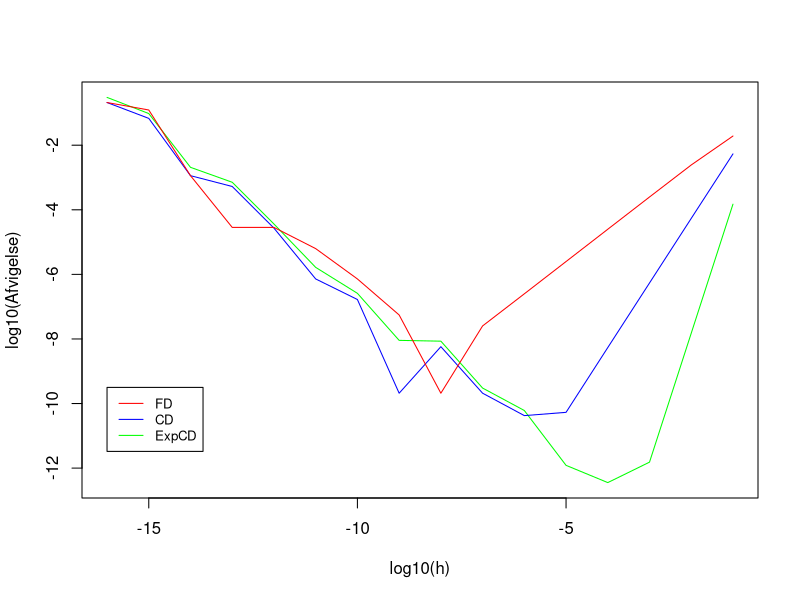
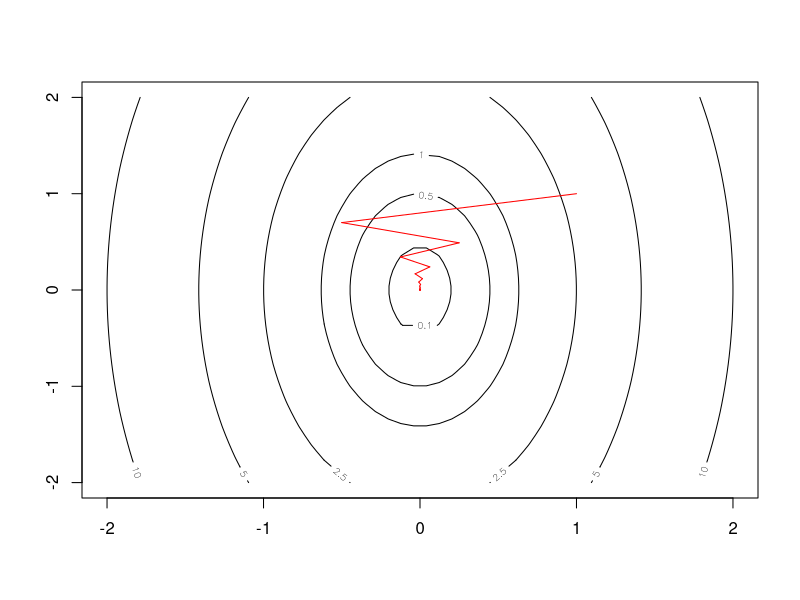
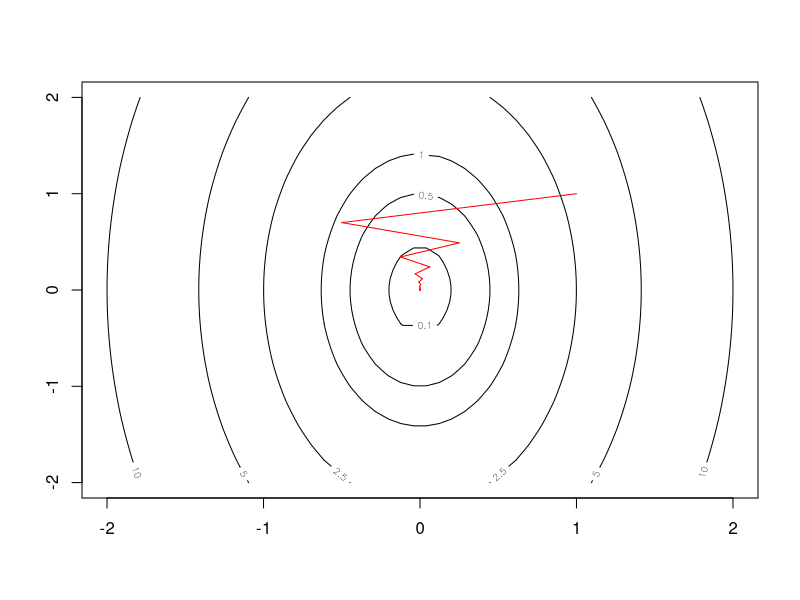
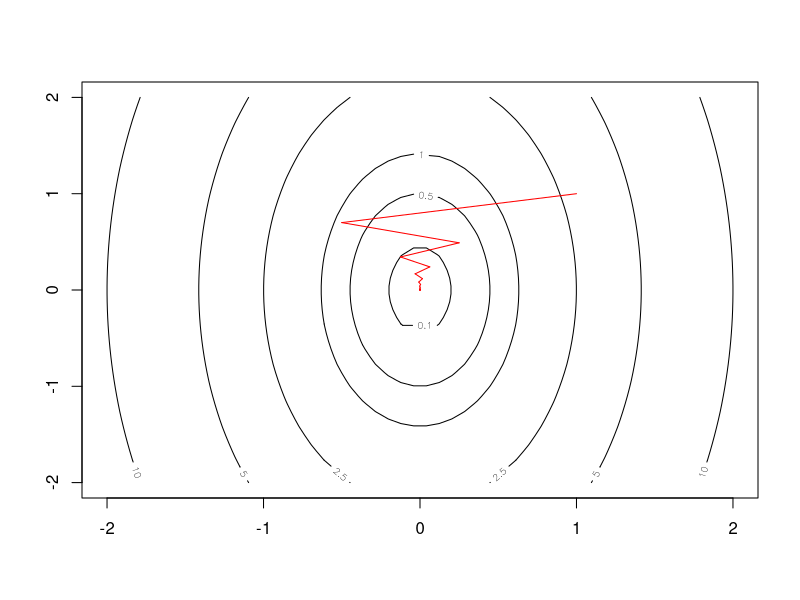

Source code (R) for these figures, in order:
## ---- chunk 1
knitr::opts_chunk$set(echo = TRUE)
library("microbenchmark")
printf <- function(...) cat(sprintf(...))
printfln <- function(...) cat(sprintf(...), "\n")
Outer <- function(x,y,fun) {
   mat <- matrix(NA, length(x), length(y))
   for (i in seq_along(x)) {
            for (j in seq_along(y)) {mat[i,j] <- fun(x[i],y[j])} }
   mat}
## ---- chunk 2
eps <- .Machine$double.eps
x <- pi/3

f        <- function(x){cos(cos(x)*sin(x))}
df.exact <- function(x){-cos(2*x)*sin( cos(x)*sin(x) )}
FD       <- function(x,h){(f(x+h) - f(x))/h}
CD       <- function(x,h){(f(x+h) - f(x-h))/(2*h)}
ExpCD    <- function(x,h){(8*( f(x+h) - f(x-h) )
                          - ( f(x+2*h) - f(x-2*h) ))/(12*h)}

FD_val <- CD_val <- ExpCD_val <- h <- numeric(16)
for (i in seq(1,16, length.out = 16)){
h[i] <- 10^{-i}
FD_val[i]    <- FD(x,h[i])
CD_val[i]    <- CD(x,h[i])
ExpCD_val[i] <- ExpCD(x,h[i])
}

FD_err    <- abs(FD_val - df.exact(x))
CD_err    <- abs(CD_val - df.exact(x))
ExpCD_err <- abs(ExpCD_val - df.exact(x))

plot(log10(h) , log10( ExpCD_err ) , 
     type = "l" , col = "green" , xlab = "log10(h)" , ylab="log10(Afvigelse)")
lines(log10(h) , log10( CD_err ) , col = "blue")
lines(log10(h) , log10( FD_err ) , col = "red")

legend(-16, -9.5, legend=c("FD", "CD" , "ExpCD"),
       col=c("red", "blue" , "green" ), lty=1, cex=0.8)

## ---- chunk 3
# Definerer hvad et "ADnum" er.
create_ADnum = function(val, deriv = 1) {
x = list(val = val, deriv = deriv)
class(x) = "ADnum"
return(x)
}

# Definerer hvad der forstås ved at printe et ADnum
print.ADnum = function(x, ...) {
cat("value = ", x$val,
" and deriv = ", x$deriv, "\n", sep = "")
return(invisible(x))
}
     
#Definerer produktreglen og brøkreglen
Ops.ADnum = function(e1, e2) {
# LHS constant, e.g. 2*x: e1 is a number 2, convert to ADnum
if (.Method[1] == "") {
e1 = create_ADnum(e1, 0)
}

# RHS constant, e.g. x*2: e2 is a number 2, convert to ADnum
if (.Method[2] == "") {
e2 = create_ADnum(e2, 0)
}

# Definerer hvordan man adderer ADnums
if (.Generic == "+") {
return(create_ADnum(e1$val + e2$val, e1$deriv + e2$deriv) )
}
  
# Definerer hvordan man subtraherer ADnums
if (.Generic == "-") {
return(create_ADnum(e1$val - e2$val, e1$deriv - e2$deriv) )
}
  
# Definerer hvordan man ganger ADnums (Produktregel) 
if (.Generic == "*") {
return(create_ADnum(e1$val * e2$val, e1$deriv*e2$val + e1$val*e2$deriv) )
}

# Definerer hvordan man dividerer ADnums (Brøkregel)  
if (.Generic == "/") {
return(create_ADnum(e1$val / e2$val, (e1$deriv*e2$val - e1$val*e2$deriv)/e2$val^2) )
}
  
stop("Function ’", .Generic, "’ not yet implemented for ADnum")
}

#Definerer cos, sin og exp
Math.ADnum = function(x, ...) {
if (.Generic == "cos") {
  return(create_ADnum(cos(x$val), -sin(x$val)*x$deriv))
} 
else if (.Generic == "sin") {
  return(create_ADnum(sin(x$val), cos(x$val)*x$deriv))
} 
else if (.Generic == "exp") {
  return(create_ADnum(exp(x$val), exp(x$val)*x$deriv))
}

stop("Function ’", .Generic, "’ not yet implemented for ADnum")
}
## ---- chunk 4
f <- function(x) cos(sin(x)*cos(x))
g_exact <- function(x) -(cos(x)^2-sin(x)^2)*sin(sin(x)*cos(x))

x <- pi/2
h <- 10^-5

f(x)
g_exact(x)

x <- create_ADnum(x)

f(x)
FD(x$val , h)
CD(x$val , h)
ExpCD(x$val , h)
## ---- chunk 5
library(microbenchmark)
X <- model.matrix(~ speed, cars)
microbenchmark(lm(dist ~ speed, cars), 
               lm.fit(X, cars$dist),
               lm.fit(model.matrix(~ speed, cars), cars$dist), 
               times = 100)
## ---- chunk 6
time_begin <- proc.time()

for (i in 1:1000) {
  lm(dist ~ speed, cars)
}

time_end <- proc.time()
time_duration <- time_end - time_begin
time_duration_secs <- time_duration["user.self"]
time_duration_secs
## ---- chunk 7

f <- function(x) (5*x[1]^2 + x[2]^2)/2
g <- function(x) c(5*x[1],x[2])

FDm <- function(x,h = 1e-4){
  n <- length(x)
  grad <- numeric(n)
  
  for ( i in 1:n ){
    e <- tabulate(i, nbins = n)
    grad[i] <- (f(x+e*h) - f(x))/h
  }
  return(grad)
}

CDm <- function(x,h = 1e-4){
  n <- length(x)
  grad <- numeric(n)
  
  for ( i in 1:n ){
    e <- tabulate(i, nbins = n)
    grad[i] <- (f(x+e*h) - f(x-e*h))/(2*h)
  }
  return(grad)
}

ExpCDm <- function(x,h = 1e-4){
  n <- length(x)
  grad <- numeric(n)
  
  for ( i in 1:n ){
    e <- tabulate(i, nbins = n)
    grad[i] <- (8*(f(x+e*h) - f(x-e*h)) - ( f(x+2*e*h) - f(x-2*e*h) ))/(12*h)
  }
  return(grad)
}


backtracking_line_search <- function(alpha, c, rho, x_k, p_k, g_k, f) {
	alpha_k <- alpha
	repeat { 
		lhs <- f(x_k + alpha_k * p_k)
		rhs <- f(x_k) + c * alpha_k * g_k %*% p_k
		if (lhs <= rhs) break
		alpha_k <- rho * alpha_k
	}
	return(alpha_k)
}

f_xy <- function(x,y) f(c(x,y))
N <- 50
x <- y <- seq(-2,2,length.out = N) 
z <- Outer(x,y,f_xy)
lev <- c(.1,.5,1,2.5,5,10)

steepest_descent <- function(f, x_k, alpha, c, rho, tol, k_max,FUN) {
  k <- 0
	g_k <- tol + 1 # For at komme i gang
	contour(x, y, z, levels = lev)
	
	while ((norm(g_k,type="2") > tol) & (k < k_max)) { # Type 2 er for vektorer
		g_k <- FUN(x_k)
		p_k <- -g_k 
		alpha_k <- backtracking_line_search(alpha , c, rho, x_k, p_k, g_k, f)
		x_old <- x_k
		x_k <- x_k + alpha_k * p_k
		k <- k + 1
		
		lines(c(x_old[1],x_k[1]) , c(x_old[2],x_k[2]) , col = "red")
		
	}
	printfln("k = %d \t x_k = (%6.3f , %6.3f) \t f_k = %.2f \t g_k = (%8.3f , %8.3f) \t ", k, x_k[1] , x_k[2], f(x_k), g_k[1] , g_k[2])
	
	
	return(x_k)
}
## ---- chunk 8
x_k <- c(1,1)
alpha <- 0.3
c <- tol <- 1e-4
rho <- 0.5
k_max <- 1000

steepest_descent(f , x_k , alpha , c , rho , tol , k_max , g)
steepest_descent(f, x_k , alpha , c , rho , tol , k_max ,FDm)
steepest_descent(f, x_k , alpha , c , rho , tol , k_max ,ExpCDm)
## ---- chunk 9
steepest_descentnp <- function(f, x_k, alpha, c, rho, tol, k_max,FUN) {
  k <- 0
	g_k <- tol + 1 # For at komme i gang
	
	while ((norm(g_k,type="2") > tol) & (k < k_max)) { # Type 2 er for vektorer
		g_k <- FUN(x_k)
		p_k <- -g_k 
		alpha_k <- backtracking_line_search(alpha , c, rho, x_k, p_k, g_k, f)
		x_old <- x_k
		x_k <- x_k + alpha_k * p_k
		k <- k + 1
	}
	
	return(x_k)
}

microbenchmark(
steepest_descentnp(f, x_k , alpha , c , rho , tol , k_max , g) ,
steepest_descentnp(f, x_k , alpha , c , rho , tol , k_max , FDm) ,
steepest_descentnp(f, x_k , alpha , c , rho , tol , k_max , ExpCDm) ,
unit = "ms",
times = 100
)
